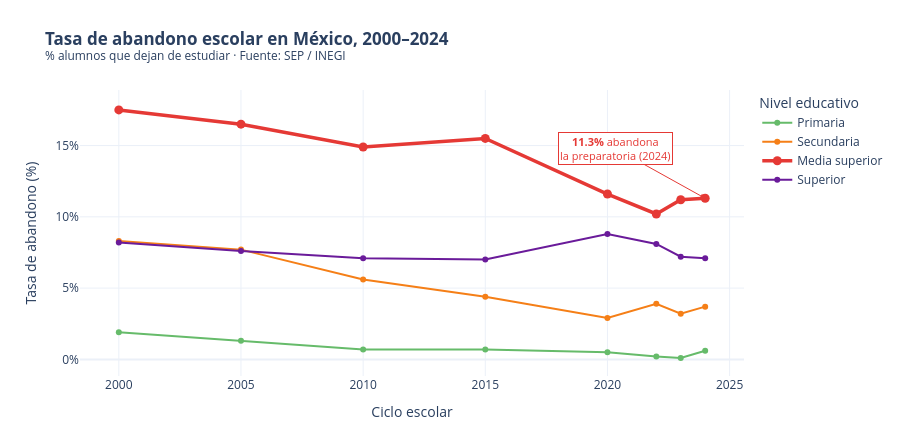

Source (notebook cell):
### Markdown cell above
### Grafica 3: "Abandono escolar por nivel".
Vemos cómo ha cambiado la tasa de abandono en cada nivel
entre 2000 y 2024. La línea roja más gruesa es la preparatoria.

### Code cell
nac_aban = df_aban[df_aban['estado'] == 'Estados Unidos Mexicanos']
anios_c = ['a2000','a2005','a2010','a2015','a2020','a2022','a2023','a2024']
anios_l = [2000, 2005, 2010, 2015, 2020, 2022, 2023, 2024]
CNIV = {
    'Primaria':       '#66bb6a',   
    'Secundaria':     CM,        
    'Media superior': CA,           
    'Superior':       C8,           
}
GROS = {
    'Primaria': 2, 'Secundaria': 2,
    'Media superior': 3.5,       
    'Superior': 2
}

fig3 = go.Figure()

for _, row in nac_aban.iterrows():
    nv = row['nivel']
    fig3.add_trace(go.Scatter(
        x=anios_l,
        y=[row[c] for c in anios_c],
        name=nv,
        mode='lines+markers',
        line=dict(color=CNIV[nv], width=GROS[nv]),
        marker=dict(size=9 if nv == 'Media superior' else 6),
        hovertemplate=f'<b>{nv}</b><br>%{{x}}: %{{y:.1f}}%<extra></extra>'
    ))


fig3.add_annotation(
    x=2024, y=11.3,
    text='<b>11.3%</b> abandona<br>la preparatoria (2024)',
    showarrow=True, arrowhead=2,
    arrowcolor=CA, ax=-90, ay=-50,
    font=dict(color=CA, size=11),
    bgcolor='white', bordercolor=CA
)

fig3.update_layout(
    title='<b>Tasa de abandono escolar en México, 2000–2024</b><br>'
          '<sup>% alumnos que dejan de estudiar · Fuente: SEP / INEGI</sup>',
    template='plotly_white',
    height=430,
    yaxis=dict(title='Tasa de abandono (%)', ticksuffix='%'),
    xaxis=dict(title='Ciclo escolar'),
    legend=dict(title='Nivel educativo'),
    margin=dict(t=90, b=40)
)
fig3.show()

### Figure 1 — Plotly figure (JSON) as saved in the notebook; plotly's stock layout.template omitted (floating-point values rounded to 4 significant figures)
{"data": [{"hovertemplate": "<b>Primaria</b><br>%{x}: %{y:.1f}%<extra></extra>", "line": {"color": "#66bb6a", "width": 2}, "marker": {"size": 6}, "mode": "lines+markers", "name": "Primaria", "type": "scatter", "x": [2000, 2005, 2010, 2015, 2020, 2022, 2023, 2024], "y": [1.9, 1.3, 0.7, 0.7, 0.5, 0.2, 0.1, 0.6]}, {"hovertemplate": "<b>Secundaria</b><br>%{x}: %{y:.1f}%<extra></extra>", "line": {"color": "#f57f17", "width": 2}, "marker": {"size": 6}, "mode": "lines+markers", "name": "Secundaria", "type": "scatter", "x": [2000, 2005, 2010, 2015, 2020, 2022, 2023, 2024], "y": [8.3, 7.7, 5.6, 4.4, 2.9, 3.9, 3.2, 3.7]}, {"hovertemplate": "<b>Media superior</b><br>%{x}: %{y:.1f}%<extra></extra>", "line": {"color": "#e53935", "width": 3.5}, "marker": {"size": 9}, "mode": "lines+markers", "name": "Media superior", "type": "scatter", "x": [2000, 2005, 2010, 2015, 2020, 2022, 2023, 2024], "y": [17.5, 16.5, 14.9, 15.5, 11.6, 10.2, 11.2, 11.3]}, {"hovertemplate": "<b>Superior</b><br>%{x}: %{y:.1f}%<extra></extra>", "line": {"color": "#6a1b9a", "width": 2}, "marker": {"size": 6}, "mode": "lines+markers", "name": "Superior", "type": "scatter", "x": [2000, 2005, 2010, 2015, 2020, 2022, 2023, 2024], "y": [8.2, 7.6, 7.1, 7, 8.8, 8.1, 7.2, 7.1]}], "layout": {"annotations": [{"arrowcolor": "#e53935", "arrowhead": 2, "ax": -90, "ay": -50, "bgcolor": "white", "bordercolor": "#e53935", "font": {"color": "#e53935", "size": 11}, "showarrow": true, "text": "<b>11.3%</b> abandona<br>la preparatoria (2024)", "x": 2024, "y": 11.3}], "height": 430, "legend": {"title": {"text": "Nivel educativo"}}, "margin": {"b": 40, "t": 90}, "title": {"text": "<b>Tasa de abandono escolar en México, 2000–2024</b><br><sup>% alumnos que dejan de estudiar · Fuente: SEP / INEGI</sup>"}, "xaxis": {"title": {"text": "Ciclo escolar"}}, "yaxis": {"ticksuffix": "%", "title": {"text": "Tasa de abandono (%)"}}}}
